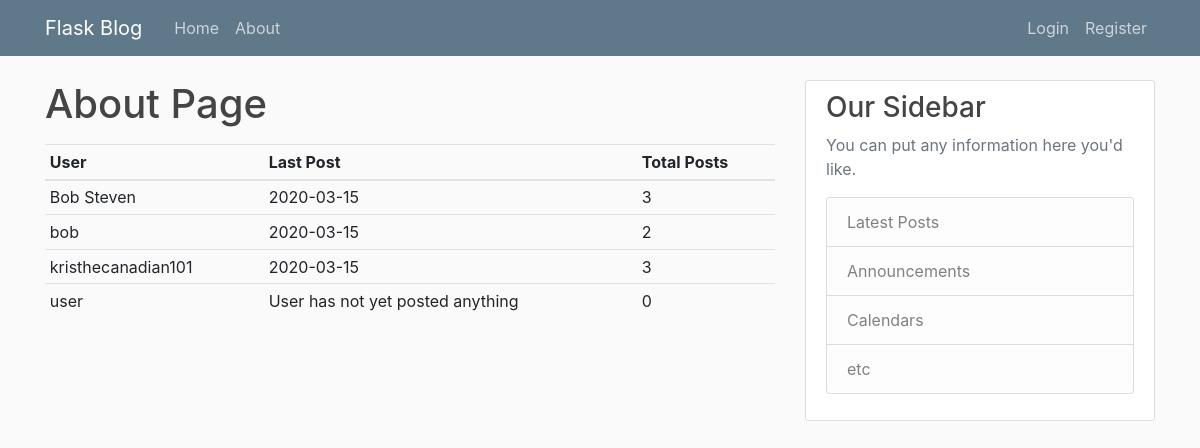
The app's page /about, older data.
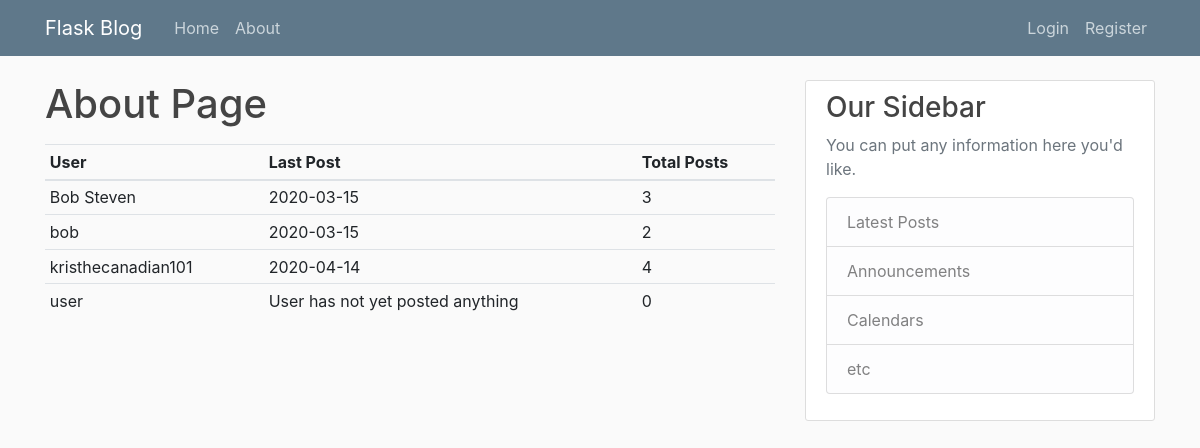
The same page, newer data.
### app/models.py (models this page shows, shortened)
class User(db.Model, UserMixin):
    id = db.Column(db.Integer, primary_key=True)
    username = db.Column(db.String(20), unique=True, nullable=False)
    email = db.Column(db.String(120), unique=True, nullable=False)
    image_file = db.Column(db.String(20), nullable=False, default='userimage.png')
    password = db.Column(db.String(60), nullable=False)
    posts = db.relationship('Post', backref='author', lazy=True)

class Post(db.Model):
    id = db.Column(db.Integer, primary_key=True)
    title = db.Column(db.String(100), nullable=False)
    date_posted = db.Column(db.DateTime, nullable=False, default=datetime.utcnow)
    content = db.Column(db.Text, nullable=False)
    user_id = db.Column(db.Integer, db.ForeignKey('user.id'), nullable=False)

### app/main/routes.py (the view)
@main.route('/about')
def about():
    users = User.query.order_by(User.username)
    posts = []
    count = []
    for user in users:
        q = Post.query.filter_by(author=user).order_by(Post.date_posted.desc())
        posts.append(q.first())
        count.append(q.count())
    return render_template('about.html', title='About', users=users, posts=posts, count=count)

### app/templates/about.html (shortened to what this page needs)
{% extends 'base.html' %}
{% block content %}
    <h1>About Page</h1>
    <div class="mt-3">
        <table class="table table-sm">
            <thead>
            <tr>
                <th scope="col">User</th>
                <th scope="col">Last Post</th>
                <th scope="col">Total Posts</th>
            </tr>
            </thead>
            <tbody>
            {% for i in range(posts|length) %}
                <tr>
                    <td> {{ users[i].username }} </td>
                    {% if posts[i] != None %}
                        <td> {{ posts[i].date_posted.strftime('%Y-%m-%d') }} </td>
                    {% else %}
                        <td>User has not yet posted anything</td>
                    {% endif %}
                    <td>{{ count[i] }}</td>
                </tr>
            {% endfor %}
            </tbody>
        </table>
    </div>
{% endblock %}

Row changes from the older to the newer data that the page shows:
no longer on this page (row unchanged): Post: date_posted "2020-03-15"
added Post: date_posted "2020-04-14"
Text that changed along with them:
new list line: "kristhecanadian101"
new list line: "4"
list line gone: "kristhecanadian101"
list line gone: "3"
